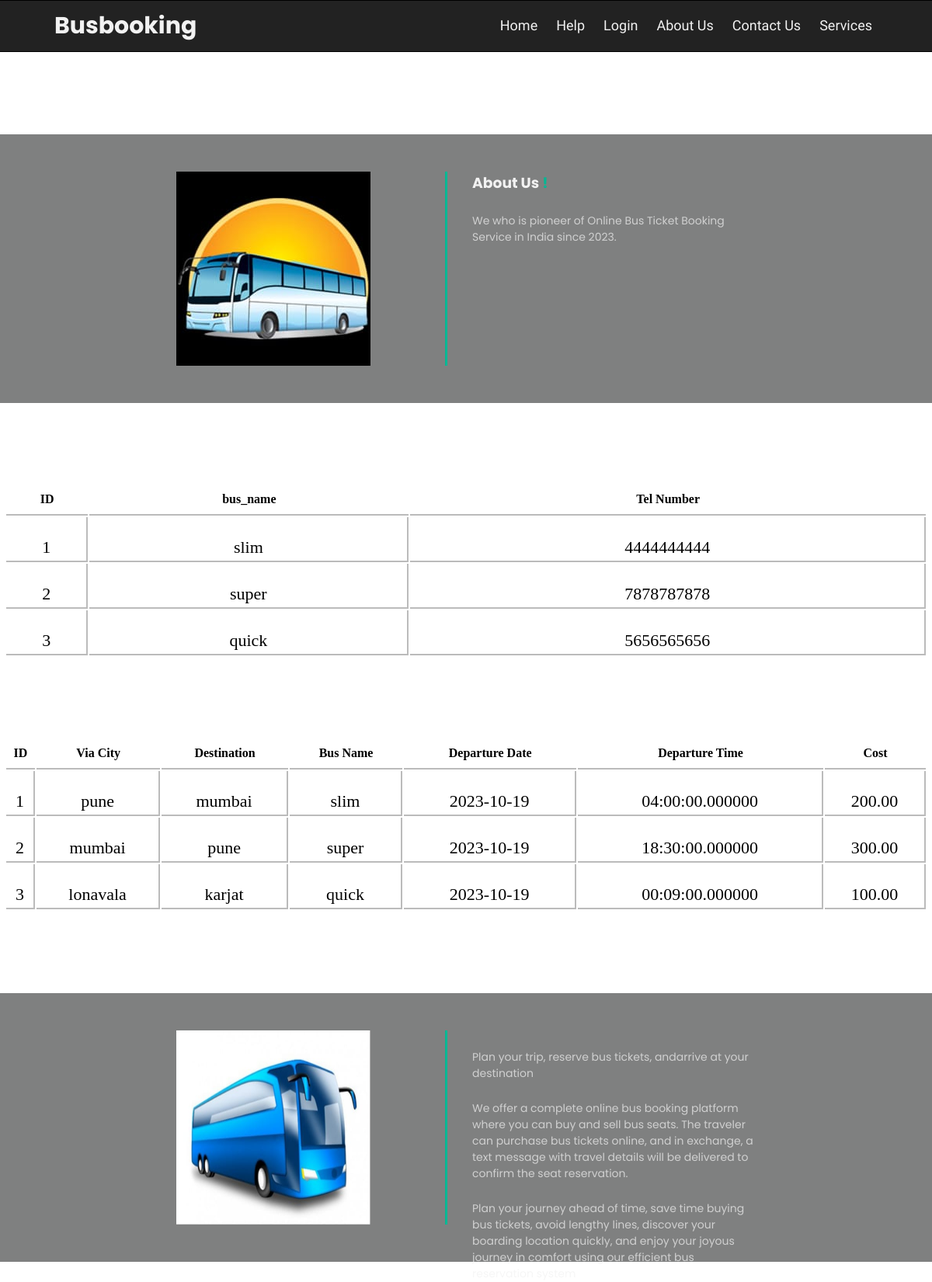
Page /AboutUs.php on the committed database.
### tables this page shows
CREATE TABLE `bus` (
  `id` int(11) NOT NULL,
  `Bus_Name` varchar(255) NOT NULL,
  `Tel` varchar(20) NOT NULL
);

CREATE TABLE `route` (
  `id` int(11) NOT NULL,
  `via_city` varchar(255) NOT NULL,
  `destination` varchar(255) NOT NULL,
  `bus_name` varchar(255) NOT NULL,
  `departure_date` date NOT NULL,
  `departure_time` time(6) NOT NULL,
  `cost` varchar(255) NOT NULL
);

### AboutUs.php (the view, shortened to what this page needs)
<!DOCTYPE html>
<html lang="en" dir="ltr">
  <head>
    <link rel="stylesheet" href="cssfile/nav.css">
    <link rel="stylesheet" href="cssfile/footer_l.css">
    <link rel="stylesheet" href="cssfile/login.css">
    <link rel="stylesheet" a href="css\font-awesome.min.css">
    <link rel="stylesheet" href="https://pro.fontawesome.com/releases/v5.10.0/css/all.css"/>
    <link rel="stylesheet" href="https://cdnjs.cloudflare.com/ajax/libs/font-awesome/5.15.3/css/all.min.css"/>
  </head>
  <body>
            <?php include("nav.php");
             ?>
             <div class="about-sec">
        <div class="about-img">
            <img src="image/bus2.jpg">
        </div>
        <div class="about-intro">
            <h3>About Us<span style="color: #00b894;"> !</h3>
            <p>We who is pioneer of Online Bus Ticket Booking Service in India since 2023. </p>
        </div>
    </div>
<?php include("connection.php");?>
<h1 class="topic_bus"> ...Our Buses...</h1>
<?php
    $sqlget="SELECT * FROM bus";
    $sqldata=mysqli_query($conn,$sqlget) or die('error getting');
    echo "<table>";
    echo "<tr>
      <th>ID</th>
    <th>bus_name</th>
    <th>Tel Number</th>
       </tr>";
       while ($row=mysqli_fetch_array($sqldata,MYSQLI_ASSOC))
       {
        echo "<tr><td>";
        echo $row['id'];
        echo "</td><td>";
        echo $row['Bus_Name'];
        echo "</td><td>";
        echo $row['Tel'];
        echo "</td>";
        ?>
        </tr>
<?php
       }
       echo "</table>";
?>
<h1 class="topic_bus"> ...Our Route Services...</h1>
<?php
    $sqlget="SELECT * FROM route";
    $sqldata=mysqli_query($conn,$sqlget) or die('error getting');
    echo "<table>";
    echo "<tr>
      <th>ID</th>
    <th>Via City</th>
    <th>Destination</th>
    <th>Bus Name</th>
    <th>Departure Date</th>
    <th>Departure Time</th>
    <th>Cost</th>
       </tr>";
       while ($row=mysqli_fetch_array($sqldata,MYSQLI_ASSOC))
       {
        echo "<tr><td>";
        echo $row['id'];
        echo "</td><td>";
        echo $row['via_city'];
        echo "</td><td>";
        echo $row['destination'];
        echo "</td><td>";
        echo $row['bus_name'];
        echo "</td><td>";
         echo $row['departure_date'];
        echo "</td><td>";
         echo $row['departure_time'];
        echo "</td><td>";
         echo $row['cost'];
        echo "</td>";
        ?>
        </tr>
<?php
       }
       echo "</table>";
?>
             <div class="about-sec">
        <div class="about-img">
            <img src="image/bus3.jpg">
        </div>
        <div class="about-intro">
            <p>Plan your trip, reserve bus tickets, andarrive at your destination</p>
            <p>We offer a complete online bus booking platform where you can buy and sell bus seats. The traveler can purchase bus tickets online, and in exchange, a text message with travel details will be delivered to confirm the seat reservation.
            </p>
            <p>Plan your journey ahead of time, save time buying bus tickets, avoid lengthy lines, discover your boarding location quickly, and enjoy your joyous journey in comfort using our efficient bus reservation system
            </p>
        </div>
    </div>
  </body>
</html>

### nav.php (shortened to what this page needs)
<nav>
     <ul>
       <li class="logo"><h4>Busbooking</h4></li>
       <div class="items">
         <li><a href="home.php">Home</a></li>
         <li><a href="help.php">Help</a></li>
         <li><a href="loginMenu.php">Login</a></li>
         <li><a href="AboutUs.php">About Us</a></li>
          <li><a href="contact_us.php">Contact Us</a></li>
           <li><a href="slide.php">Services</a></li>
       </div>
     </ul>
   </nav>

### cssfile/nav.css (style rules this page uses)
* { margin: 0; padding: 0; color: #f2f2f2; box-sizing: border-box; font-family: 'Montserrat', sans-serif; }
nav { background: #222222; padding: 10px 40px 10px 70px; border: 1px solid #000; border-left: none; border-right: none; }
nav ul { display: flex; list-style: none; flex-wrap: wrap; align-items: center; justify-content: center; }
nav ul li.logo { flex: 1; font-size: 30px; font-weight: 700; }
nav ul div.items { padding: 0 25px; display: inline-flex; }
nav ul div.items a { text-decoration: none; font-size: 18px; padding: 0 12px; }

### cssfile/footer_l.css (style rules this page uses)
body { font-family: 'Poppins', sans-serif; }
* { margin: 0; padding: 0; box-sizing: border-box; }
a { text-decoration: none; color: inherit; font-family: 'Baloo Bhaijaan 2', cursive; }

### cssfile/login.css (style rules this page uses)
h1 { margin: 0; padding: 0 0 20px; text-align: center; font-size: 22px; }

### AboutUs.php (style rules this page uses)
body { margin: 0; padding: 0; width: 100%; height: 100%; background-image: url(image/2.jpg); background-repeat: no-repeat; background-attachment: fixed; background-size: cover; }
* { font-family: 'Poppins', sans-serif; margin: 0; padding: 0; box-sizing: border-box; }
.about-sec { display: flex; padding: 3rem 0; width: 100%; justify-content: center; background: rgba(1, 2, 2, 0.5); margin-top: 106px; }
.about-img { width: 250px; height: 250px; margin: 0 3rem; }
.about-img img { height: 100%; width: 100%; }
.about-intro { color: #fff; width: 400px; height: 250px; border-left: 3px solid #00b894; padding-left: 2rem; margin: 0 3rem; }
.about-intro p { margin-top: 1.5rem; font-size: 14px; opacity: .7; }
table { width:99%; border-collapse: separate !important; margin:auto; text-align:center; margin-top:50px; background-color: rgb(255, 255, 255); border-radius: 10px 10px 0px 0px; }
table th { border-bottom:2px solid rgb(187, 187, 187); padding:10px 0px 10px 0px; font-family: "balsamiq_sansitalic" !important; color: black; }
table tr td { border-right: 2px solid rgb(187, 187, 187); height: 58px; padding: 22px 0px 0px 0px; font-family: "monospace;" !important; border-bottom: 2px solid rgb(187, 187, 187); font-size: 22px; color: black; }
.topic_bus { text-align: center; color: #fff; }

### rows in the picture
bus: id "1", Bus_Name "slim", Tel "4444444444"
bus: id "2", Bus_Name "super", Tel "7878787878"
bus: id "3", Bus_Name "quick", Tel "5656565656"
route: id "1", via_city "pune", destination "mumbai", bus_name "slim", departure_date "2023-10-19", departure_time "04:00:00.000000", cost "200.00"
route: id "2", via_city "mumbai", destination "pune", bus_name "super", departure_date "2023-10-19", departure_time "18:30:00.000000", cost "300.00"
route: id "3", via_city "lonavala", destination "karjat", bus_name "quick", departure_date "2023-10-19", departure_time "00:09:00.000000", cost "100.00"
